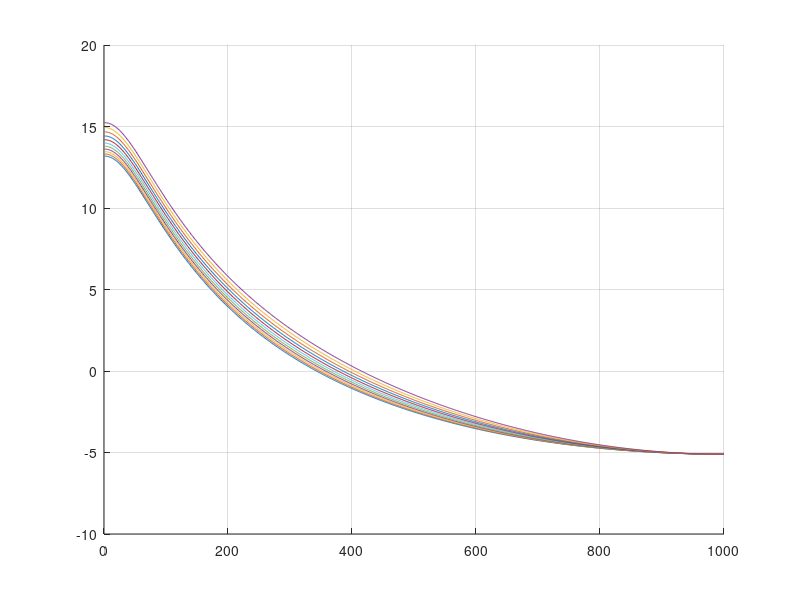
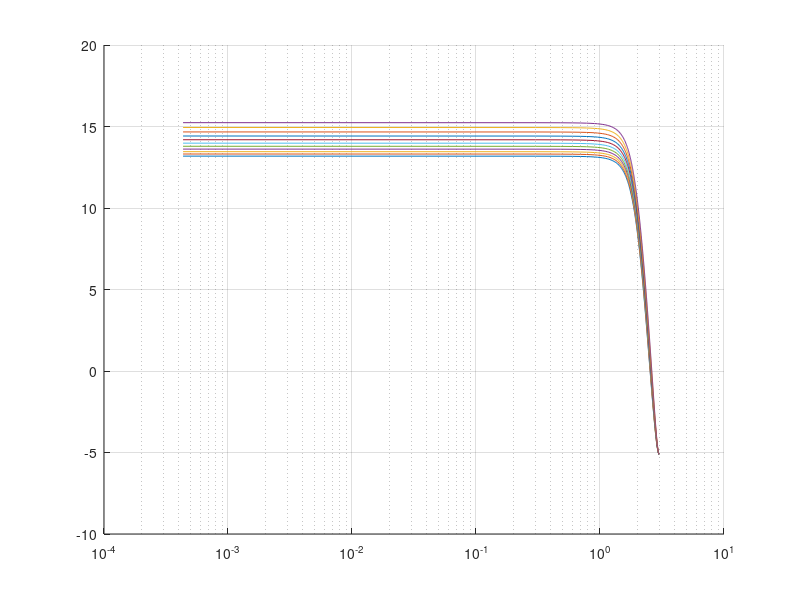

Write MATLAB code to recreate these figures, in order.
close all
alpha = 0.8;
Gdb = [-5:1:5];
G = 10.^(Gdb./20);
bl = 0.5*[1-alpha 1-alpha];
a = [1 -alpha];

bh = 0.5*[1+alpha -1+alpha];
%     
% figure(1)
% plot(abs(freqz(bl,a,1000)));
% 
% figure(2)
% plot(abs(freqz(bh,a,1000)));

y = log10(0:1001/1000:1000);
for i=1:length(G)
figure(3)
hold on;
plot(20*log10(abs(freqz(bl*G(i)+bh,a,1000))));
grid on
hold off;

figure(4)
hold on;
semilogx(y,20*log10(abs(freqz(bl*G(i)+bh,a,1000))));
grid on
hold off;
end
hold off

